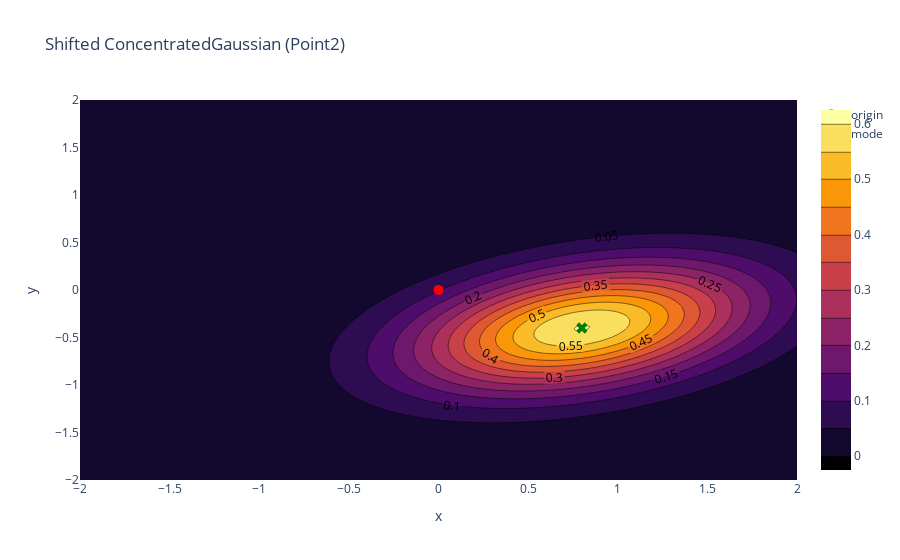

Write notebook code for a chart like this one.
### Markdown cell above
### Adding a Tangent-Space Mean

A non-zero mean shifts the mode to `origin.retract(mean)` (Point2: just addition).

### Code cell
# Non-zero tangent mean shifts the mode to origin.retract(mean)
mean: V = np.array([0.8, -0.4], dtype=float)
density_shifted = gtsam.ConcentratedGaussianPoint2(2, origin, mean, cov)
mode_point: V = origin + mean  # numpy-based Point2 + mean
mode_prob = density_shifted.evaluate(Point2(mode_point[0], mode_point[1]))
print('Mode probability (approx peak):', mode_prob)

Zs: M = np.zeros_like(Z)
for i in range(X.shape[0]):
    for j in range(X.shape[1]):
        Zs[i,j] = density_shifted.evaluate(Point2(X[i,j], Y[i,j]))

fig2 = go.Figure()
fig2.add_trace(go.Contour(x=xs, y=ys, z=Zs, colorscale='Inferno', contours=dict(showlabels=True)))
fig2.add_trace(go.Scatter(x=[origin[0]], y=[origin[1]], mode='markers', marker=dict(color='red', size=10), name='origin'))
fig2.add_trace(go.Scatter(x=[mode_point[0]], y=[mode_point[1]], mode='markers', marker=dict(color='green', size=10, symbol='x'), name='mode'))
fig2.update_layout(title='Shifted ConcentratedGaussian (Point2)', xaxis_title='x', yaxis_title='y')
fig2.show()

### Figure 1 — Plotly figure (JSON) as saved in the notebook; plotly's stock layout.template omitted (floating-point values rounded to 4 significant figures; data arrays with more than 128 entries replaced by an {"elided": "..."} marker saying what was removed)
{"data": [{"colorscale": [[0, "#000004"], [0.1111, "#1b0c41"], [0.2222, "#4a0c6b"], [0.3333, "#781c6d"], [0.4444, "#a52c60"], [0.5556, "#cf4446"], [0.6667, "#ed6925"], [0.7778, "#fb9b06"], [0.8889, "#f7d13d"], [1, "#fcffa4"]], "contours": {"showlabels": true}, "type": "contour", "x": {"elided": "160 float values"}, "y": {"elided": "160 float values"}, "z": {"elided": "160x160 float values"}}, {"marker": {"color": "red", "size": 10}, "mode": "markers", "name": "origin", "type": "scatter", "x": [0], "y": [0]}, {"marker": {"color": "green", "size": 10, "symbol": "x"}, "mode": "markers", "name": "mode", "type": "scatter", "x": [0.8], "y": [-0.4]}], "layout": {"title": {"text": "Shifted ConcentratedGaussian (Point2)"}, "xaxis": {"title": {"text": "x"}}, "yaxis": {"title": {"text": "y"}}}}
